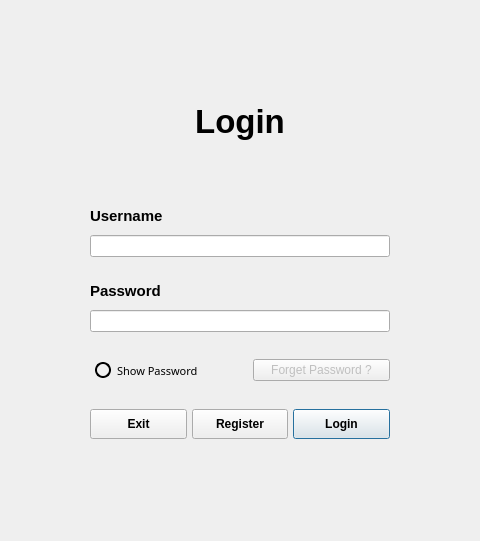
     <widget class="QWidget" name="page">
      <layout class="QGridLayout" name="gridLayout_2">
       <item row="0" column="1">
        <spacer name="verticalSpacer_3">
         <property name="orientation">
          <enum>Qt::Vertical</enum>
         </property>
         <property name="sizeHint" stdset="0">
          <size>
           <width>20</width>
           <height>92</height>
          </size>
         </property>
        </spacer>
       </item>
       <item row="1" column="0">
        <spacer name="horizontalSpacer_3">
         <property name="orientation">
          <enum>Qt::Horizontal</enum>
         </property>
         <property name="sizeHint" stdset="0">
          <size>
           <width>79</width>
           <height>20</height>
          </size>
         </property>
        </spacer>
       </item>
       <item row="1" column="1">
        <layout class="QVBoxLayout" name="verticalLayout_5">
         <property name="spacing">
          <number>25</number>
         </property>
         <item>
          <widget class="QLabel" name="loginLabel">
           <property name="font">
            <font>
             <family>MS Shell Dlg 2</family>
             <pointsize>25</pointsize>
             <weight>75</weight>
             <bold>true</bold>
            </font>
           </property>
           <property name="styleSheet">
            <string notr="true">#loginLabel {
	color: #000;
}</string>
           </property>
           <property name="text">
            <string>Login</string>
           </property>
           <property name="alignment">
            <set>Qt::AlignCenter</set>
           </property>
          </widget>
         </item>
         <item>
          <widget class="QLabel" name="loginMsg">
           <property name="font">
            <font>
             <pointsize>11</pointsize>
             <weight>75</weight>
             <bold>true</bold>
            </font>
           </property>
           <property name="styleSheet">
            <string notr="true">color: rgb(255, 32, 32);</string>
           </property>
           <property name="text">
            <string/>
           </property>
           <property name="alignment">
            <set>Qt::AlignCenter</set>
           </property>
          </widget>
         </item>
         <item>
          <layout class="QVBoxLayout" name="verticalLayout_3">
           <property name="spacing">
            <number>10</number>
           </property>
           <item>
            <widget class="QLabel" name="label">
             <property name="font">
              <font>
               <pointsize>11</pointsize>
               <weight>75</weight>
               <bold>true</bold>
              </font>
             </property>
             <property name="text">
              <string>Username</string>
             </property>
            </widget>
           </item>
           <item>
            <widget class="QLineEdit" name="loginUserInput">
             <property name="minimumSize">
              <size>
               <width>300</width>
               <height>0</height>
              </size>
             </property>
             <property name="font">
              <font>
               <weight>75</weight>
               <bold>true</bold>
              </font>
             </property>
             <property name="maxLength">
              <number>15</number>
             </property>
             <property name="clearButtonEnabled">
              <bool>true</bool>
             </property>
            </widget>
           </item>
          </layout>
         </item>
         <item>
          <layout class="QVBoxLayout" name="verticalLayout_4">
           <property name="spacing">
            <number>10</number>
           </property>
           <item>
            <widget class="QLabel" name="label_2">
             <property name="font">
              <font>
               <pointsize>11</pointsize>
               <weight>75</weight>
               <bold>true</bold>
              </font>
             </property>
             <property name="text">
              <string>Password</string>
             </property>
            </widget>
           </item>
           <item>
            <widget class="QLineEdit" name="loginPassInput">
             <property name="minimumSize">
              <size>
               <width>300</width>
               <height>0</height>
              </size>
             </property>
             <property name="font">
              <font>
               <weight>75</weight>
               <bold>true</bold>
              </font>
             </property>
             <property name="maxLength">
              <number>15</number>
             </property>
             <property name="echoMode">
              <enum>QLineEdit::Password</enum>
             </property>
             <property name="clearButtonEnabled">
              <bool>true</bool>
             </property>
            </widget>
           </item>
          </layout>
         </item>
         <item>
          <layout class="QHBoxLayout" name="horizontalLayout_6">
           <item>
            <widget class="QCheckBox" name="checkBox">
             <property name="font">
              <font>
               <family>Segoe Print</family>
               <pointsize>8</pointsize>
               <weight>9</weight>
               <italic>false</italic>
               <bold>false</bold>
              </font>
             </property>
             <property name="styleSheet">
              <string notr="true">#checkBox{
padding : 5px;
	font: 75 8pt &quot;Segoe Print&quot;;
}
#checkBox::indicator{
   border :2px solid black;
width : 12px;
height: 12px;
 border-radius: 8px;
                               }</string>
             </property>
             <property name="text">
              <string>Show Password</string>
             </property>
            </widget>
           </item>
           <item>
            <widget class="QPushButton" name="forgetPassBtn">
             <property name="styleSheet">
              <string notr="true">color: rgb(191, 191, 191);</string>
             </property>
             <property name="text">
              <string>Forget Password ?</string>
             </property>
            </widget>
           </item>
          </layout>
         </item>
         <item>
          <layout class="QHBoxLayout" name="horizontalLayout">
           <property name="spacing">
            <number>5</number>
           </property>
           <item>
            <widget class="QPushButton" name="exitBtn">
             <property name="minimumSize">
              <size>
               <width>0</width>
               <height>30</height>
              </size>
             </property>
             <property name="font">
              <font>
               <pointsize>9</pointsize>
               <weight>75</weight>
               <bold>true</bold>
              </font>
             </property>
             <property name="text">
              <string>Exit</string>
             </property>
             <property name="icon">
              <iconset>
               <normaloff>:/icon/icon/x-mark-3-48.ico</normaloff>:/icon/icon/x-mark-3-48.ico</iconset>
             </property>
            </widget>
           </item>
           <item>
            <widget class="QPushButton" name="registerBtn">
             <property name="minimumSize">
              <size>
               <width>0</width>
               <height>30</height>
              </size>
             </property>
             <property name="font">
              <font>
               <pointsize>9</pointsize>
               <weight>75</weight>
               <bold>true</bold>
              </font>
             </property>
             <property name="text">
              <string>Register</string>
             </property>
             <property name="icon">
              <iconset>
               <normaloff>:/icon/icon/user-48.ico</normaloff>:/icon/icon/user-48.ico</iconset>
             </property>
            </widget>
           </item>
           <item>
            <widget class="QPushButton" name="loginBtn">
             <property name="minimumSize">
              <size>
               <width>0</width>
               <height>30</height>
              </size>
             </property>
             <property name="font">
              <font>
               <pointsize>9</pointsize>
               <weight>75</weight>
               <bold>true</bold>
              </font>
             </property>
             <property name="text">
              <string>Login</string>
             </property>
             <property name="icon">
              <iconset>
               <normaloff>:/icon/icon/login-64.ico</normaloff>:/icon/icon/login-64.ico</iconset>
             </property>
             <property name="autoDefault">
              <bool>false</bool>
             </property>
             <property name="default">
              <bool>true</bool>
             </property>
            </widget>
           </item>
          </layout>
         </item>
        </layout>
       </item>
       <item row="1" column="2">
        <spacer name="horizontalSpacer_4">
         <property name="orientation">
          <enum>Qt::Horizontal</enum>
         </property>
         <property name="sizeHint" stdset="0">
          <size>
           <width>79</width>
           <height>20</height>
          </size>
         </property>
        </spacer>
       </item>
       <item row="2" column="1">
        <spacer name="verticalSpacer_4">
         <property name="orientation">
          <enum>Qt::Vertical</enum>
         </property>
         <property name="sizeHint" stdset="0">
          <size>
           <width>20</width>
           <height>91</height>
          </size>
         </property>
        </spacer>
       </item>
      </layout>
     </widget>
